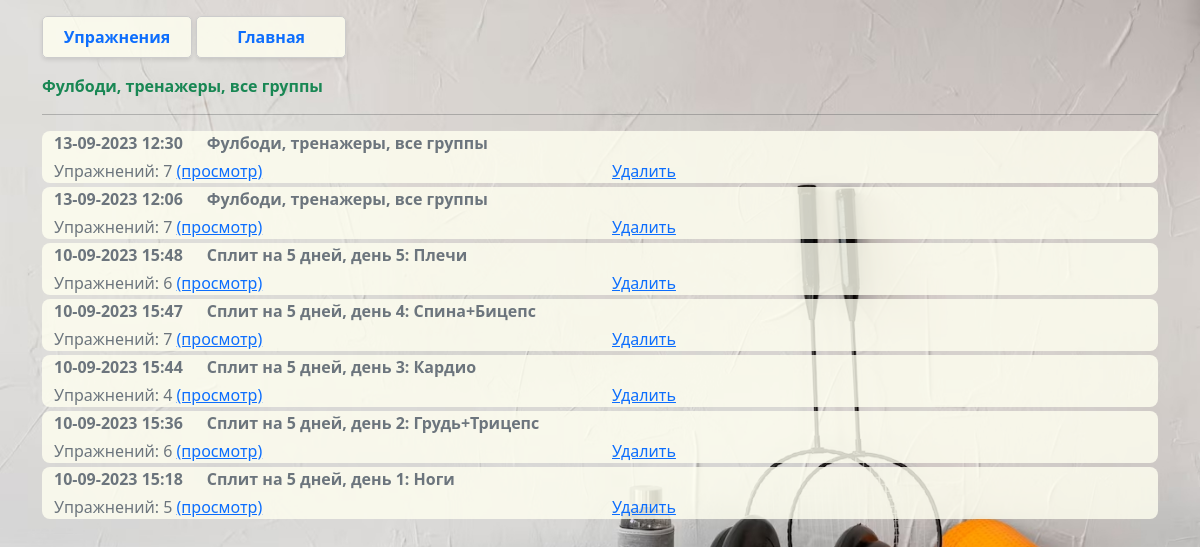
The app's page /statistics (signed in) with its own data.
### _models.py (models this page shows, shortened)
class Training(db.Model):
    __tablename__ = 'trainings'
    training_id = db.Column(db.Integer, primary_key=True)
    name = db.Column(db.String(50), nullable=False)
    owner = db.Column(db.String(80), default='admin')
    exercises = relationship('Exercise', secondary='training_exercises', overlaps="trainings")
    user_trainings = relationship('UserTraining', back_populates='training', cascade='all, delete-orphan')
    plans = relationship('Plan', secondary='plan_trainings', back_populates='trainings')

### main.py (the view)
@app.route('/statistics')
def statistics():
    if not current_user:
        flash('Пользователь не в системе')
        return render_template("index.html")
    u_utr = UserTraining.query.filter_by(user_id=current_user.id, assigned=True, completed=False).all()
    c_utr = UserTraining.query.filter_by(user_id=current_user.id, assigned=True, completed=True).all()
    uncompleted_trainings = []
    for u_tr in u_utr:
        train = Training.query.get(u_tr.training_id)
        if train:
            uncompleted_trainings.append([train, u_tr.id])
    completed_trainings = []
    for c_tr in c_utr:
        train = Training.query.get(c_tr.training_id)
        if train:
            ex_count=len(train.exercises)
            formatted_datetime = c_tr.date_completed.strftime("%d-%m-%Y %H:%M")
            completed_trainings.append([train, c_tr.id, ex_count, formatted_datetime ])
    completed_trainings.reverse()
    return render_template('statistics.html', uncompleted_trainings=uncompleted_trainings, completed_trainings=completed_trainings, user=current_user)

### main.py (called while the page is built)
@login_manager.user_loader
def load_user(user_id):
    return User.query.get(int(user_id))

### templates/statistics.html (shortened to what this page needs)
{% extends 'base.html' %}
{% block body %}
<div class="pt-3">
    <div>
    <form action="/statistics/exercises" method="post">
        <input type="submit" class="statistics-btn d-inline-flex p-2 fw-bold text-primary fs-6 link-underline link-underline-opacity-0" value="Упражнения">
    <a href="/" class="statistics-btn d-inline-flex p-2 fw-bold fs-6 link-underline link-underline-opacity-0">
        Главная
    </a>
    </form>
    {% for ut in uncompleted_trainings %}
    <div class="row mt-3 text-success fw-semibold">
    <div class="col">
        {{ ut[0].name }}
    </div>
    </div>
    {% endfor %}
    <hr>
    {% for ct in completed_trainings %}
    <div class="container mb-1 background-custom-light rounded-3">
        <div class="row mb-1 text-secondary fw-semibold">
            <div class="col col-md-auto">
                {{ct[3]}}
            </div>
            <div class="col">
                {{ ct[0].name }}
            </div>
        </div>
        <div class="row mb-1 text-secondary">
            <div class="col">
                Упражнений: {{ct[2]}} <a href="/statistics/details/{{ct[1]}}" >(просмотр)</a>
            </div>
            <div class="col">
                <a href="/statistics/delete/{{ct[1]}}">Удалить</a>
            </div>
        </div>
    </div>
    {% endfor %}
    </div>
</div>
{% endblock %}

### static/css/main.css (style rules this page uses)
body { background-image: url('../imgs/background.jpg'); background-size: cover; background-repeat: no-repeat; background-attachment: fixed; }
.statistics-btn { display: flex; justify-content: center; padding: 2px; border: 1px solid #ccc; border-radius: 5px; background-color: rgba(255,255,240, 0.8); box-shadow: 0 2px 4px rgba(0, 0, 0, 0.1); max-width: 150px; width: 100%; }
.background-custom-light { background-color: rgba(255,255,240, 0.8); }

### records on screen
Training: name "Фулбоди, тренажеры, все группы", ct "13-09-2023 12:30", ct "7", ct "13-09-2023 12:06"
Training: ct "10-09-2023 15:48", name "Сплит на 5 дней, день 5: Плечи", ct "6"
Training: ct "10-09-2023 15:47", name "Сплит на 5 дней, день 4: Спина+Бицепс", ct "7"
Training: ct "10-09-2023 15:44", name "Сплит на 5 дней, день 3: Кардио", ct "4"
Training: ct "10-09-2023 15:36", name "Сплит на 5 дней, день 2: Грудь+Трицепс", ct "6"
Training: ct "10-09-2023 15:18", name "Сплит на 5 дней, день 1: Ноги", ct "5"
